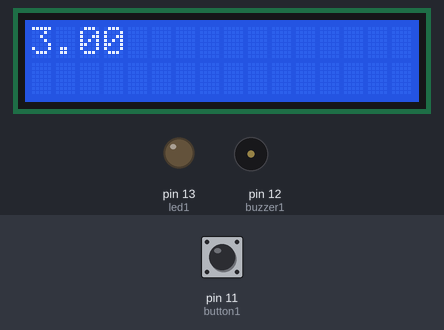
Recording of a sketch running on a simulated Arduino Uno, built with avr-gcc and run on an emulated ATmega328P. On the bench: 16×2 character LCD, output pins drawn as LEDs (lit = HIGH), buzzer (waves = sounding). Inputs (shaded band) come from the test bench; at power-on: pin 11 (button1) HIGH. Random numbers use the default seed unless the sketch sets one.

Above: at 2.8 s.
2.9 s: pin 11 (button1) pulled LOW for 3 s
At 5.89 s:
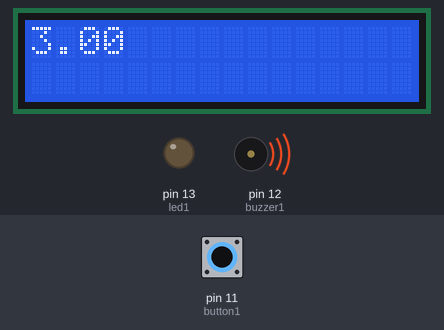
At 7.1 s:
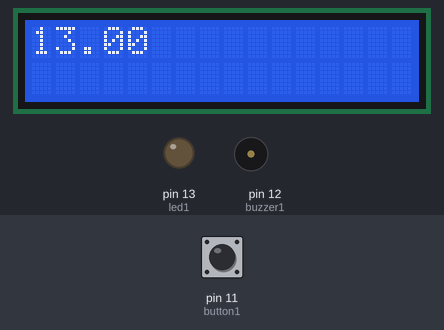
7.5 s: pin 11 (button1) pulled LOW for 3 s
At 9.2 s:
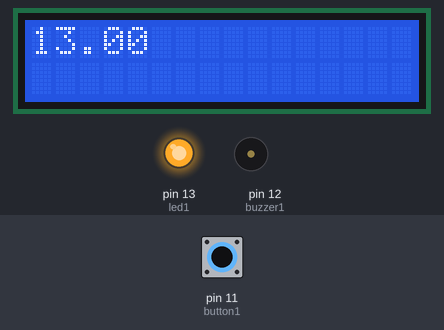
Timing chart, 0 to 12.0 s (numbered marks = the images above; inputs shaded):
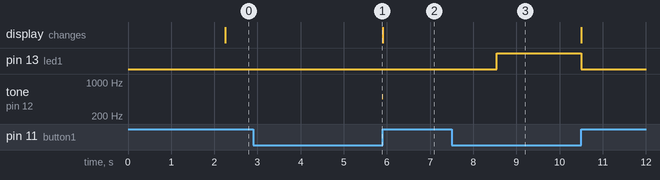

Measured:
- after the input at 2.9 s, tone on pin 12 (buzzer1): silent → 500 Hz after 3.0 s, → silent 0.01 s later
- after the input at 7.5 s, pin 13 (led1): LOW → HIGH after 1.0 s, → LOW 2.0 s later

The sketch:

Programma_Riflessi__Favaro_Marco_.ino
```cpp
int button1 = 11;
int buzzer1 = 12;
int led1 = 13;
#include <LiquidCrystal.h>
LiquidCrystal lcd(7, 6, 5, 4, 3, 2);
int Tmp_Rnd_Buzzer;
int Tmp_Rnd_Led;
double led_ms;
double tempo_totale;
double tempo_parziale;

void setup()
{
  pinMode(button1, INPUT);
  pinMode(buzzer1, OUTPUT);
  pinMode(led1, OUTPUT);
  lcd.begin(16,2);
  randomSeed(analogRead(0));
}
void loop()
{
  led_riflessi();
  buzzer_riflessi();
}
void buzzer_riflessi()
{
  Tmp_Rnd_Buzzer = random(500, 5000);
  delay(Tmp_Rnd_Buzzer);
  tone(buzzer1, 500, 5000);
  tempo_parziale = millis();
  while(digitalRead(button1) == LOW);
  noTone(buzzer1);
  lcd.clear();
  led_ms = millis();
  tempo_totale = led_ms - tempo_parziale;
  lcd.print(tempo_totale);
}
void led_riflessi()
{
  Tmp_Rnd_Led = random(1000, 5000);
  delay(Tmp_Rnd_Led);
  digitalWrite(led1, HIGH);
  tempo_parziale = millis();
  while (digitalRead(button1) == LOW);
  digitalWrite(led1, LOW);
  lcd.clear();
  led_ms = millis();
  tempo_totale = led_ms - tempo_parziale;
  lcd.print(tempo_totale);
}
```
